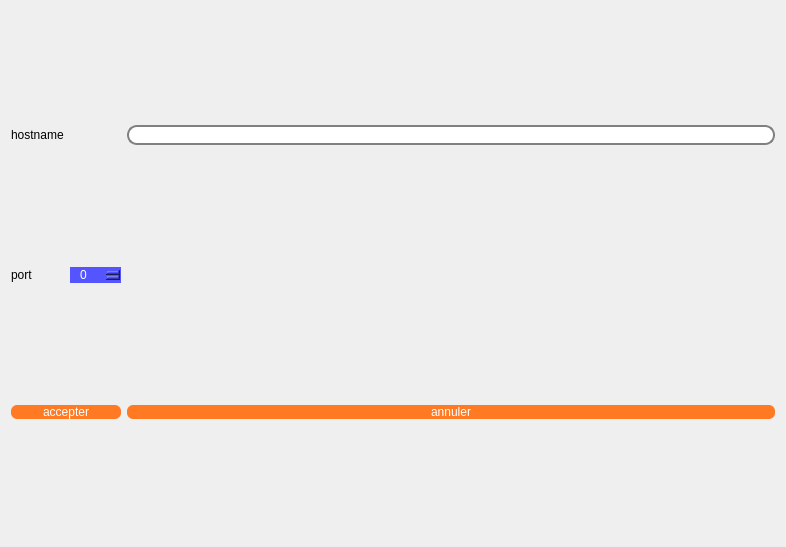
<?xml version="1.0" encoding="UTF-8"?>
<ui version="4.0">
 <class>DuMesengerConnectionDialog</class>
 <widget class="QDialog" name="DuMesengerConnectionDialog">
  <property name="geometry">
   <rect>
    <x>0</x>
    <y>0</y>
    <width>786</width>
    <height>547</height>
   </rect>
  </property>
  <property name="windowTitle">
   <string>Dialog</string>
  </property>
  <layout class="QGridLayout" name="gridLayout">
   <item row="1" column="2">
    <widget class="QLabel" name="label_2">
     <property name="text">
      <string>port</string>
     </property>
    </widget>
   </item>
   <item row="0" column="2">
    <widget class="QLabel" name="label">
     <property name="text">
      <string>hostname</string>
     </property>
    </widget>
   </item>
   <item row="1" column="3">
    <widget class="QSpinBox" name="port">
     <property name="styleSheet">
      <string notr="true">background-color:rgb(85, 85, 255); 

border-radius: 10px; 
padding: 0 8px; 
color:rgb(255, 255, 255);
</string>
     </property>
    </widget>
   </item>
   <item row="0" column="5">
    <widget class="QLineEdit" name="hostname">
     <property name="styleSheet">
      <string notr="true">background-color:rgb(255, 255, 255); 
border: 2px solid gray; 
border-radius: 10px; 
padding: 0 8px; 
selection-background-color: darkgray; 
</string>
     </property>
    </widget>
   </item>
   <item row="1" column="5">
    <spacer name="horizontalSpacer">
     <property name="orientation">
      <enum>Qt::Horizontal</enum>
     </property>
     <property name="sizeHint" stdset="0">
      <size>
       <width>459</width>
       <height>20</height>
      </size>
     </property>
    </spacer>
   </item>
   <item row="2" column="5">
    <widget class="QPushButton" name="cancel">
     <property name="styleSheet">
      <string notr="true">background-color:rgb(255, 122, 34);
  border-radius: 6px;
  border: none;
color:rgb(255, 255, 255);</string>
     </property>
     <property name="text">
      <string>annuler</string>
     </property>
    </widget>
   </item>
   <item row="2" column="2" colspan="2">
    <widget class="QPushButton" name="ok">
     <property name="styleSheet">
      <string notr="true">background-color:rgb(255, 122, 34);
  border-radius: 6px;
  border: none;
color:rgb(255, 255, 255);</string>
     </property>
     <property name="text">
      <string>accepter</string>
     </property>
    </widget>
   </item>
  </layout>
 </widget>
 <resources/>
 <connections/>
</ui>
